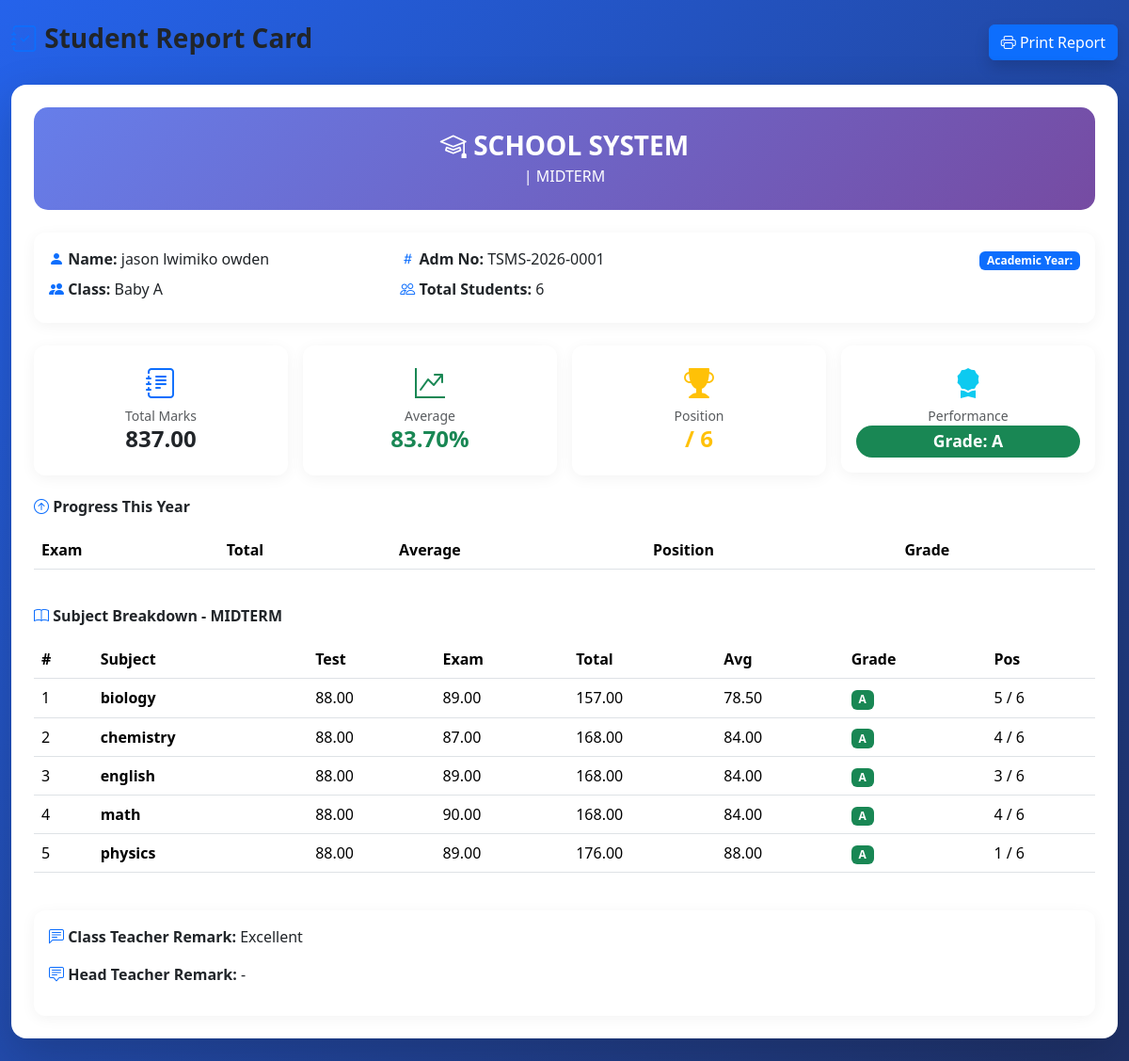
The page /school-management/academics/report/7/ on the database its author committed.
### academics/models.py (models this page shows, shortened)
class StudentReport(models.Model):
    student = models.ForeignKey(
        "students.Student",
        on_delete=models.CASCADE,
        related_name="reports"
    )
    division_points = models.PositiveIntegerField(default=0)
    division = models.CharField(max_length=20, default='-')
    total_points = models.DecimalField(max_digits=5, decimal_places=2, default=0)
    academic_year = models.ForeignKey(AcademicYear, on_delete=models.SET_NULL, null=True, blank=True)
    exam = models.ForeignKey(
        Exam,
        on_delete=models.CASCADE,
        related_name="student_reports"
    )
    total_marks = models.DecimalField(
        max_digits=8,
        decimal_places=2,
        default=0
    )
    average_marks = models.DecimalField(
        max_digits=5,
        decimal_places=2,
        default=0
    )
    class_position = models.PositiveIntegerField(
        null=True,
        blank=True
    )
    total_students = models.PositiveIntegerField(
        default=0
    )
    teacher_remark = models.TextField(blank=True)
    head_teacher_remark = models.TextField(blank=True)
    class Meta:
        unique_together = ("student", "exam")
        ordering = [
            "student__class_room",
            "class_position"
        ]

class Exam(models.Model):
    EXAM_TYPES = [
        ("MIDTERM", "Mid Term"),
        ("TERMINAL", "Terminal"),
        ("MIDTERM", "Mid Term"),
        ("ANNUAL", "Annual"),
    ]
    name = models.CharField(max_length=100)
    exam_type = models.CharField(
        max_length=20,
        choices=EXAM_TYPES
    )
    term = models.ForeignKey(
        Term,
        on_delete=models.CASCADE,
        related_name="exams"
    )
    class_room = models.ForeignKey(
        ClassRoom,
        on_delete=models.CASCADE,
        related_name="exams"
    )
    is_active = models.BooleanField(default=True)
    class Meta:
        ordering = ["term", "class_room", "name"]

class ClassRoom(models.Model):
    LEVEL_GROUP = {
        'BABY': 'PRE_PRIMARY', 'MIDDLE': 'PRE_PRIMARY', 'TOP': 'PRE_PRIMARY',
        'G1': 'PRE_PRIMARY', 'G2': 'PRE_PRIMARY', 'G3': 'PRE_PRIMARY',
        'G4': 'PRE_PRIMARY', 'G5': 'PRE_PRIMARY', 'G6': 'PRE_PRIMARY', 'G7': 'PRE_PRIMARY',
        'F1': 'ORDINARY', 'F2': 'ORDINARY', 'F3': 'ORDINARY', 'F4': 'ORDINARY',
        'F5': 'ADVANCED', 'F6': 'ADVANCED',
    }
    LEVEL_CHOICES = [
        ("BABY", "Baby"),
        ("MIDDLE", "Middle"),
        ("TOP", "Top"),
        ("G1", "Grade 1"),
        ("G2", "Grade 2"),
        ("G3", "Grade 3"),
        ("G4", "Grade 4"),
        ("G5", "Grade 5"),
        ("G6", "Grade 6"),
        ("G7", "Grade 7"),
        ("F1", "Form 1"),
        ("F2", "Form 2"),
        ("F3", "Form 3"),
        ("F4", "Form 4"),
        ("F5", "Form 5"),
        ("F6", "Form 6"),
    ]
    STREAM_CHOICES = [
        ("A", "A"),
        ("B", "B"),
        ("C", "C"),
    ]
    level = models.CharField(
        max_length=10,
        choices=LEVEL_CHOICES
    )
    stream = models.CharField(
        max_length=1,
        choices=STREAM_CHOICES
    )
    class_teacher = models.ForeignKey(
        Teacher,
        on_delete=models.SET_NULL,
        null=True,
        blank=True,
        related_name="classrooms"
    )
    class Meta:
        unique_together = ("level", "stream")
        ordering = ["level", "stream"]
    def __str__(self):
        return f"{self.get_level_display()} {self.stream}"
    @property
    def level_group(self):
        return self.LEVEL_GROUP.get(self.level, 'PRE_PRIMARY')

class ExamResult(models.Model):
    student = models.ForeignKey(
        "students.Student",
        on_delete=models.CASCADE,
        related_name="exam_results"
    )
    points = models.PositiveIntegerField(default=0)
    exam = models.ForeignKey(
        Exam,
        on_delete=models.CASCADE,
        related_name="results"
    )
    subject = models.ForeignKey(
        Subject,
        on_delete=models.CASCADE,
        related_name="results"
    )
    test_marks = models.DecimalField(
        max_digits=5,
        decimal_places=2,
        default=0
    )
    exam_marks = models.DecimalField(
        max_digits=5,
        decimal_places=2,
        default=0
    )
    total_marks = models.DecimalField(
        max_digits=5,
        decimal_places=2,
        default=0,
        editable=False
    )
    average_marks = models.DecimalField(
        max_digits=5,
        decimal_places=2,
        default=0,
        editable=False
    )
    grade = models.CharField(
        max_length=2,
        blank=True,
        editable=False
    )
    remark = models.CharField(
        max_length=100,
        blank=True,
        editable=False
    )
    position = models.PositiveIntegerField(
        null=True,
        blank=True,
        editable=False
    )
    class Meta:
        unique_together = (
            "student",
            "exam",
            "subject",
        )
        ordering = [
            "student__class_room",
            "subject",
            "-average_marks",
        ]

class Subject(models.Model):
    name = models.CharField(max_length=100)
    class_room = models.ForeignKey(
        ClassRoom,
        on_delete=models.CASCADE,
        related_name="subjects"
    )
    teacher = models.ForeignKey(
        Teacher,
        on_delete=models.SET_NULL,
        null=True,
        blank=True,
        related_name="subjects"
    )
    class Meta:
        unique_together = ("name", "class_room")
        ordering = ["class_room", "name"]

### students/models.py (models this page shows, shortened)
class Student(models.Model):
    GENDER_CHOICES = [
        ("M", "Male"),
        ("F", "Female"),
    ]
    STATUS_CHOICES = [
        ("ACTIVE", "Active"),
        ("TRANSFERRED", "Transferred"),
        ("GRADUATED", "Graduated"),
    ]
    admission_number = models.CharField(
        max_length=30,
        unique=True,
        blank=True,
        editable=False  # so users can't manually type a duplicate
    )
    first_name = models.CharField(max_length=100)
    middle_name = models.CharField(max_length=100, blank=True)
    last_name = models.CharField(max_length=100)
    gender = models.CharField(
        max_length=1,
        choices=GENDER_CHOICES
    )
    date_of_birth = models.DateField()
    guardian = models.ForeignKey(
        Guardian,
        on_delete=models.CASCADE,
        related_name="students"
    )
    class_room = models.ForeignKey(
        "academics.ClassRoom",
        on_delete=models.SET_NULL,
        null=True,
        blank=True,
        related_name="students"
    )
    photo = models.ImageField(
        upload_to="students/",
        blank=True,
        null=True
    )
    admission_date = models.DateField(auto_now_add=True)
    admission_year = models.PositiveIntegerField(
        default=datetime.date.today().year
    )
    nationality = models.CharField(
        max_length=50,
        default="Tanzanian"
    )
    religion = models.CharField(
        max_length=50,
        blank=True
    )
    blood_group = models.CharField(
        max_length=5,
        blank=True
    )
    status = models.CharField(
        max_length=20,
        choices=STATUS_CHOICES,
        default="ACTIVE"
    )
    is_active = models.BooleanField(default=True)
    class Meta:
        ordering = ["first_name", "last_name"]
    @property
    def full_name(self):
        name = f"{self.first_name} {self.middle_name} {self.last_name}"
        return " ".join(name.split()) # removes double spaces if no middle name

### academics/views.py (the view)
# urls.py: path('report/<int:pk>/', views.report_detail, name='report_detail'),
def report_detail(request, pk):
    report = get_object_or_404(StudentReport, pk=pk)
    breakdown = ExamResult.objects.filter(student=report.student, exam=report.exam).select_related('subject')
    return render(request, "academics/report_detail.html", {'report': report, 'student': report.student, 'breakdown': breakdown})

### academics/templates/academics/report_detail.html (shortened to what this page needs)
{% extends "base.html" %}
{% block content %}
<div class="container-fluid py-4">
    <div class="d-flex justify-content-between align-items-center mb-4 no-print">
        <h3 class="fw-bold"><i class="bi bi-journal-check text-primary"></i> Student Report Card</h3>
        <button onclick="window.print()" class="btn btn-primary shadow"><i class="bi bi-printer"></i> Print Report</button>
    </div>
    <div class="card shadow-lg border-0">
        <div class="card-body p-4">
            <div class="report-header text-center p-4 mb-4">
                <h3 class="fw-bold mb-1"><i class="bi bi-mortarboard"></i> SCHOOL SYSTEM</h3>
                <p class="mb-0">{{ academic_year.name }} | {{ report.exam.name }}</p>
            </div>
            <div class="card stat-card mb-4">
                <div class="card-body">
                    <div class="row">
                        <div class="col-md-4">
                            <p class="mb-2"><i class="bi bi-person-fill text-primary"></i> <strong>Name:</strong> {{ report.student.full_name }}</p>
                            <p class="mb-2"><i class="bi bi-people-fill text-primary"></i> <strong>Class:</strong> {{ report.student.class_room }}</p>
                        </div>
                        <div class="col-md-4">
                            <p class="mb-2"><i class="bi bi-hash text-primary"></i> <strong>Adm No:</strong> {{ report.student.admission_number }}</p>
                            <p class="mb-2"><i class="bi bi-people text-primary"></i> <strong>Total Students:</strong> {{ report.total_students }}</p>
                        </div>
                        <div class="col-md-4 text-end">
                            <span class="badge bg-primary">Academic Year: {{ academic_year.name }}</span>
                        </div>
                    </div>
                </div>
            </div>
            <div class="row g-3 mb-4">
                <div class="col-6 col-lg-3">
                    <div class="card stat-card text-center p-3">
                        <i class="bi bi-journal-text fs-2 text-primary"></i>
                        <small class="text-muted">Total Marks</small>
                        <h4 class="fw-bold">{{ report.total_marks|floatformat:2 }}</h4>
                    </div>
                </div>
                <div class="col-6 col-lg-3">
                    <div class="card stat-card text-center p-3">
                        <i class="bi bi-graph-up-arrow fs-2 text-success"></i>
                        <small class="text-muted">Average</small>
                        <h4 class="fw-bold text-success">{{ report.average_marks|floatformat:2 }}%</h4>
                    </div>
                </div>
                <div class="col-6 col-lg-3">
                    <div class="card stat-card text-center p-3">
                        <i class="bi bi-trophy-fill fs-2 text-warning"></i>
                        <small class="text-muted">Position</small>
                        <h4 class="fw-bold text-warning">{{ report.position }} / {{ report.total_students }}</h4>
                    </div>
                </div>
                <div class="col-6 col-lg-3">
                    <div class="card stat-card text-center p-3">
                        <i class="bi bi-award-fill fs-2 text-info"></i>
                        <small class="text-muted">Performance</small>
                        {% if report.student.class_room.level_group == 'PRE_PRIMARY' %}
                            {% with avg=report.average_marks %}
                                {% if avg >= 75 %}<span class="badge bg-success grade-badge">Grade: A</span>
                                {% elif avg >= 65 %}<span class="badge bg-primary grade-badge">Grade: B</span>
                                {% elif avg >= 45 %}<span class="badge bg-info grade-badge">Grade: C</span>
                                {% elif avg >= 30 %}<span class="badge bg-warning grade-badge">Grade: D</span>
                                {% else %}<span class="badge bg-danger grade-badge">Grade: F</span>
                                {% endif %}
                            {% endwith %}
                        {% else %}
                            <h5 class="fw-bold">Pts: {{ report.division_points|floatformat:0 }}</h5>
                            <span class="badge bg-info grade-badge">{{ report.division }}</span>
                        {% endif %}
                    </div>
                </div>
            </div>
            <h6 class="fw-bold mt-4 mb-3"><i class="bi bi-arrow-up-circle text-primary"></i> Progress This Year</h6>
            <div class="table-responsive">
                <table class="table table-hover align-middle">
                    <thead>
                        <tr>
                            <th>Exam</th><th>Total</th><th>Average</th><th>Position</th>
                            {% if report.student.class_room.level_group == 'PRE_PRIMARY' %}<th>Grade</th>
                            {% else %}<th>Points</th>{% endif %}
                        </tr>
                    </thead>
                </table>
            </div>
            <h6 class="fw-bold mt-4 mb-3"><i class="bi bi-book text-primary"></i> Subject Breakdown - {{ report.exam.name }}</h6>
            <div class="table-responsive">
                <table class="table table-hover align-middle">
                    <thead>
                        <tr>
                            <th>#</th><th>Subject</th><th>Test</th><th>Exam</th><th>Total</th><th>Avg</th>
                            <th>Grade</th>
                            <th>Pos</th>
                        </tr>
                    </thead>
                    <tbody>
                        {% for b in breakdown %}
                        <tr>
                            <td>{{ forloop.counter }}</td>
                            <td class="fw-semibold">{{ b.subject.name }}</td>
                            <td>{{ b.test_marks|floatformat:2 }}</td>
                            <td>{{ b.exam_marks|floatformat:2 }}</td>
                            <td>{{ b.total_marks|floatformat:2 }}</td>
                            <td>{{ b.average_marks|floatformat:2 }}</td>
                            <td>
                                {% if report.student.class_room.level_group in 'ORDINARY,ADVANCED' %}
                                    {% with pts=b.points %}
                                        {% if pts == 1 %}<span class="badge bg-success">A</span>
                                        {% elif pts == 2 %}<span class="badge bg-primary">B</span>
                                        {% elif pts == 3 %}<span class="badge bg-info">C</span>
                                        {% elif pts == 4 %}<span class="badge bg-warning text-dark">D</span>
                                        {% else %}<span class="badge bg-danger">F</span>
                                        {% endif %}
                                    {% endwith %}
                                {% else %}
                                    {% with avg=b.average_marks %}
                                        {% if avg >= 75 %}<span class="badge bg-success">A</span>
                                        {% elif avg >= 65 %}<span class="badge bg-primary">B</span>
                                        {% elif avg >= 45 %}<span class="badge bg-info">C</span>
                                        {% elif avg >= 30 %}<span class="badge bg-warning text-dark">D</span>
                                        {% else %}<span class="badge bg-danger">F</span>
                                        {% endif %}
                                    {% endwith %}
                                {% endif %}
                            </td>
                            <td>{{ b.position }} / {{ report.total_students }}</td>
                        </tr>
                        {% endfor %}
                    </tbody>
                </table>
            </div>
            <div class="card stat-card mt-4">
                <div class="card-body">
                    <p><i class="bi bi-chat-left-text text-primary"></i> <strong>Class Teacher Remark:</strong> {{ report.teacher_remark|default:"-" }}</p>
                    <p><i class="bi bi-chat-square-text text-primary"></i> <strong>Head Teacher Remark:</strong> {{ report.head_teacher_remark|default:"-" }}</p>
                </div>
            </div>
        </div>
    </div>
</div>
{% endblock %}

### rows shown on the page
StudentReport: exam.name "MIDTERM", student.full_name "jason lwimiko owden", student.class_room "Baby A", student.admission_number "TSMS-2026-0001", total_students "6", total_marks "837.00", average_marks "83.70", teacher_remark "Excellent", head_teacher_remark "-"
ExamResult: subject.name "biology", test_marks "88.00", exam_marks "89.00", total_marks "157.00", average_marks "78.50", shows "A", position "5"
ExamResult: subject.name "chemistry", test_marks "88.00", exam_marks "87.00", total_marks "168.00", average_marks "84.00", shows "A", position "4"
ExamResult: subject.name "english", test_marks "88.00", exam_marks "89.00", total_marks "168.00", average_marks "84.00", shows "A", position "3"
ExamResult: subject.name "math", test_marks "88.00", exam_marks "90.00", total_marks "168.00", average_marks "84.00", shows "A", position "4"
ExamResult: subject.name "physics", test_marks "88.00", exam_marks "89.00", total_marks "176.00", average_marks "88.00", shows "A", position "1"
